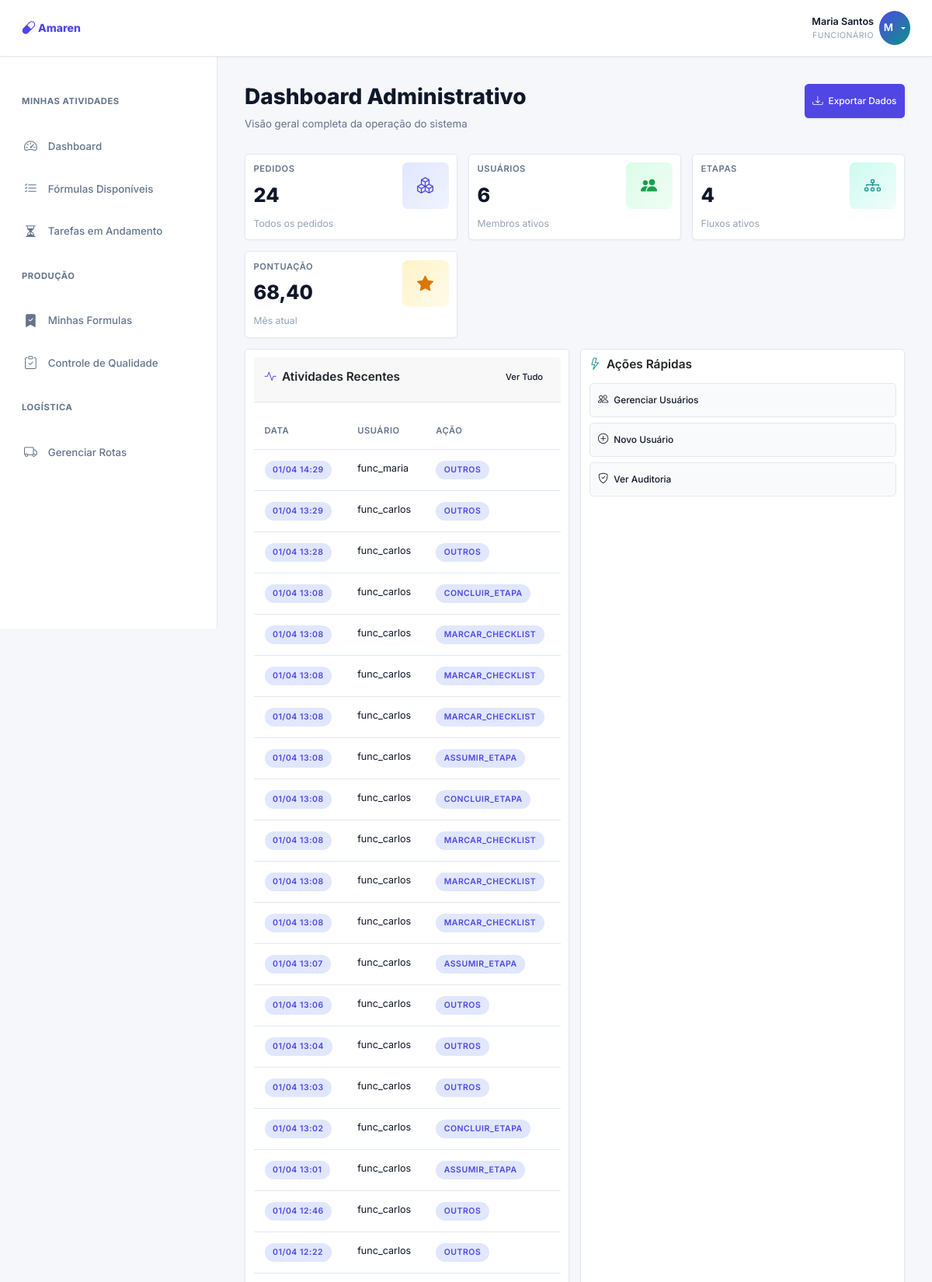
Screenshot of /dashboard/superadmin/ (signed in, upper part) with the database file from the repository.
### core/models.py (models this page shows, shortened)
class LogAuditoria(models.Model):
    ACAO_CHOICES = [
        ('login', 'Login'),
        ('logout', 'Logout'),
        ('assumir_etapa', 'Assumir Etapa'),
        ('concluir_etapa', 'Concluir Etapa'),
        ('marcar_check', 'Marcar Checklist'),
        ('alterar_regra', 'Alterar Regra'),
        ('penalizacao', 'Penalização'),
        ('reverter_penalizacao', 'Reverter Penalização'),
        ('aprovar_pedido', 'Aprovar Pedido'),
        ('reprovar_pedido', 'Reprovar Pedido'),
        ('criar_etapa', 'Criar Etapa'),
        ('editar_etapa', 'Editar Etapa'),
        ('criar_usuario', 'Criar Usuário'),
        ('editar_usuario', 'Editar Usuário'),
        ('outros', 'Outros'),
    ]
    usuario = models.ForeignKey(User, on_delete=models.SET_NULL, null=True, blank=True)
    acao = models.CharField(max_length=50, choices=ACAO_CHOICES)
    descricao = models.TextField()
    timestamp = models.DateTimeField(auto_now_add=True)
    ip_address = models.GenericIPAddressField(null=True, blank=True)
    dados_adicionais = models.JSONField(null=True, blank=True)
    class Meta:
        ordering = ['-timestamp']
        verbose_name = 'Log de Auditoria'
        verbose_name_plural = 'Logs de Auditoria'

### dashboard/views.py (the view)
# urls.py: path('superadmin/', views.dashboard_superadmin, name='superadmin'),
@login_required
def dashboard_superadmin(request):
    hoje = timezone.now().date()
    primeiro_dia_mes = hoje.replace(day=1)
    total_pedidos = PedidoMestre.objects.count()
    total_usuarios = User.objects.count()
    total_etapas = Etapa.objects.filter(ativa=True).count()
    pedidos_por_status = list(PedidoMestre.objects.values('status').annotate(total=Count('id')))
    pontuacao_total_mes = PontuacaoFuncionario.objects.filter(
        mes_referencia__gte=primeiro_dia_mes
    ).aggregate(total=Sum('pontos'))['total'] or Decimal('0')
    logs_recentes = LogAuditoria.objects.all()[:50]
    context = {
        'total_pedidos': total_pedidos,
        'total_usuarios': total_usuarios,
        'total_etapas': total_etapas,
        'pedidos_por_status': pedidos_por_status,
        'pontuacao_total_mes': pontuacao_total_mes,
        'logs_recentes': logs_recentes,
    }
    LogAuditoria.objects.create(
        usuario=request.user,
        acao='outros',
        descricao='Acessou dashboard do superadmin',
        ip_address=request.META.get('REMOTE_ADDR')
    )
    return render(request, 'dashboard/superadmin.html', context)

### templates/dashboard/superadmin.html (shortened to what this page needs)
{% extends 'base.html' %}
{% load static %}
{% block content %}
<div class="page-header">
    <div>
        <h1>Dashboard Administrativo</h1>
        <p>Visão geral completa da operação do sistema</p>
    </div>
    <a href="{% url 'dashboard:exportar_relatorio_superadmin' %}" class="btn btn-primary">
        <i class="bi bi-download"></i> Exportar Dados
    </a>
</div>
<div class="grid-4 mb-3">
    <div class="card">
        <div class="stat-card">
            <div class="stat-value">
                <div class="stat-label">Pedidos</div>
                <div class="stat-number">{{ total_pedidos }}</div>
                <div class="stat-subtitle">Todos os pedidos</div>
            </div>
            <div class="stat-icon" style="background: linear-gradient(135deg, #e0e7ff, #f0f4ff); color: #4f46e5;">
                <i class="bi bi-boxes"></i>
            </div>
        </div>
    </div>
    <div class="card">
        <div class="stat-card">
            <div class="stat-value">
                <div class="stat-label">Usuários</div>
                <div class="stat-number">{{ total_usuarios }}</div>
                <div class="stat-subtitle">Membros ativos</div>
            </div>
            <div class="stat-icon" style="background: linear-gradient(135deg, #dcfce7, #f0fdf4); color: #16a34a;">
                <i class="bi bi-people-fill"></i>
            </div>
        </div>
    </div>
    <div class="card">
        <div class="stat-card">
            <div class="stat-value">
                <div class="stat-label">Etapas</div>
                <div class="stat-number">{{ total_etapas }}</div>
                <div class="stat-subtitle">Fluxos ativos</div>
            </div>
            <div class="stat-icon" style="background: linear-gradient(135deg, #ccfbf1, #f0fdfa); color: #0d9488;">
                <i class="bi bi-diagram-3"></i>
            </div>
        </div>
    </div>
    <div class="card">
        <div class="stat-card">
            <div class="stat-value">
                <div class="stat-label">Pontuação</div>
                <div class="stat-number">{{ pontuacao_total_mes|floatformat:2 }}</div>
                <div class="stat-subtitle">Mês atual</div>
            </div>
            <div class="stat-icon" style="background: linear-gradient(135deg, #fef3c7, #fffbeb); color: #d97706;">
                <i class="bi bi-star-fill"></i>
            </div>
        </div>
    </div>
</div>
<div class="grid-2 mb-3">
    <div class="card">
        <div class="card-header">
            <h3 class="card-title">
                <i class="bi bi-activity" style="color: #4f46e5;"></i>
                Atividades Recentes
            </h3>
            <a href="{% url 'dashboard:auditoria' %}" class="btn btn-ghost btn-sm">Ver Tudo</a>
        </div>
        <div class="table-wrapper-sm">
            <table class="table">
                <thead>
                    <tr>
                        <th>Data</th>
                        <th>Usuário</th>
                        <th>Ação</th>
                    </tr>
                </thead>
                <tbody>
                    {% for log in logs_recentes %}
                    <tr>
                        <td>
                            <span class="badge badge-primary">{{ log.timestamp|date:"d/m H:i" }}</span>
                        </td>
                        <td>{{ log.usuario.username|default:"Sistema" }}</td>
                        <td>
                            {% if log.acao == 'login' %}
                                <span class="badge badge-success">Login</span>
                            {% elif log.acao == 'logout' %}
                                <span class="badge badge-warning">Logout</span>
                            {% elif log.acao == 'penalizacao' %}
                                <span class="badge badge-danger">Penalidade</span>
                            {% else %}
                                <span class="badge badge-primary">{{ log.acao }}</span>
                            {% endif %}
                        </td>
                    </tr>
                    {% empty %}
                    <tr>
                        <td colspan="3" class="text-center text-muted" style="padding: var(--spacing-lg);">
                            Nenhuma atividade
                        </td>
                    </tr>
                    {% endfor %}
                </tbody>
            </table>
        </div>
    </div>
    <div class="card">
        <h3 class="card-title mb-3">
            <i class="bi bi-lightning" style="color: #0d9488;"></i>
            Ações Rápidas
        </h3>
        <div class="card-content">
            <a href="{% url 'core:usuarios' %}" class="btn btn-secondary">
                <i class="bi bi-people"></i>
                Gerenciar Usuários
            </a>
            <a href="{% url 'core:criar_usuario' %}" class="btn btn-secondary">
                <i class="bi bi-plus-circle"></i>
                Novo Usuário
            </a>
            <a href="{% url 'dashboard:auditoria' %}" class="btn btn-secondary">
                <i class="bi bi-shield-check"></i>
                Ver Auditoria
            </a>
        </div>
    </div>
</div>
{% endblock %}

### templates/base.html (shortened to what this page needs)
{% load static %}
<!DOCTYPE html>
<html lang="pt-BR">
<head>
    <link href="https://cdn.jsdelivr.net/npm/bootstrap@5.3.0/dist/css/bootstrap.min.css" rel="stylesheet">
    <link rel="stylesheet" href="https://cdn.jsdelivr.net/npm/bootstrap-icons@1.11.0/font/bootstrap-icons.css">
    <link rel="stylesheet" href="{% static 'css/style.css' %}">
</head>
<body>
    {% if user.is_authenticated %}
        <nav class="navbar">
            <div class="navbar-brand">
                <i class="bi bi-capsule"></i> Amaren
            </div>
            <div class="user-menu">
                <div class="user-info">
                    <div class="user-name">{{ user.get_full_name|default:user.username }}</div>
                    <div class="user-role">
                        {% if user.is_superuser %}Admin
                        {% elif user.groups.all %}{{ user.groups.all|first }}
                        {% else %}Funcionário{% endif %}
                    </div>
                </div>
                <div class="dropdown">
                    <button class="user-avatar dropdown-toggle" data-dropdown="user-menu" title="Menu do usuário">
                        {{ user.first_name|first|upper }}
                    </button>
                </div>
            </div>
        </nav>
        <div class="layout">
            {% if user.is_superuser or user.groups.all.0.name == 'Superadmin' or user.groups.all.0.name == 'Gerente' %}
                <aside class="sidebar">
                    {% include 'includes/sidebar_gerente_admin.html' %}
                </aside>
            {% elif user.groups.all.0.name == 'Funcionário' %}
                <aside class="sidebar">
                    {% include 'includes/sidebar_funcionario.html' %}
                </aside>
            {% endif %}
            <main class="main-content">
                {% block content %}{% endblock %}
            </main>
        </div>
    {% else %}
        {% block login_content %}{% endblock %}
    {% endif %}
</body>
</html>

### templates/dashboard/superadmin.html (style rules this page uses)
.page-header { margin-bottom: var(--spacing-lg); display: flex; flex-direction: column; gap: var(--spacing-md); }
@media (min-width: 768px) { .page-header { flex-direction: row; justify-content: space-between; align-items: flex-start; } }
.page-header h1 { font-size: 1.75rem; font-weight: 800; margin: 0; }
@media (min-width: 768px) { .page-header h1 { font-size: 2rem; } }
.page-header p { color: var(--text-secondary); margin: 0.5rem 0 0 0; font-size: 0.95rem; }
.stat-icon { width: 60px; height: 60px; display: flex; align-items: center; justify-content: center; font-size: 1.5rem; border-radius: 0.5rem; }
.stat-value { flex: 1; }
.stat-label { font-size: 0.8rem; color: var(--text-secondary); text-transform: uppercase; letter-spacing: 0.05em; margin-bottom: 0.25rem; }
.stat-number { font-size: 1.8rem; font-weight: 800; color: var(--text-primary); }
.stat-subtitle { color: var(--text-muted); font-size: 0.875rem; margin-top: 0.5rem; }
.stat-card { display: flex; align-items: flex-start; gap: var(--spacing-md); }
.table-wrapper-sm { overflow-x: auto; border-radius: 0.5rem; }
.card-content { display: flex; flex-direction: column; gap: var(--spacing-sm); }
.card-content .btn { width: 100%; justify-content: flex-start; }

### rows the page displays
LogAuditoria: timestamp "01/04 13:29", usuario.username "func_carlos", acao "OUTROS"
LogAuditoria: timestamp "01/04 13:28", usuario.username "func_carlos", acao "OUTROS"
LogAuditoria: timestamp "01/04 13:08", usuario.username "func_carlos", acao "CONCLUIR_ETAPA"
LogAuditoria: timestamp "01/04 13:08", usuario.username "func_carlos", acao "MARCAR_CHECKLIST"
LogAuditoria: timestamp "01/04 13:08", usuario.username "func_carlos", acao "MARCAR_CHECKLIST"
LogAuditoria: timestamp "01/04 13:08", usuario.username "func_carlos", acao "MARCAR_CHECKLIST"
LogAuditoria: timestamp "01/04 13:08", usuario.username "func_carlos", acao "ASSUMIR_ETAPA"
LogAuditoria: timestamp "01/04 13:08", usuario.username "func_carlos", acao "CONCLUIR_ETAPA"
LogAuditoria: timestamp "01/04 13:08", usuario.username "func_carlos", acao "MARCAR_CHECKLIST"
LogAuditoria: timestamp "01/04 13:08", usuario.username "func_carlos", acao "MARCAR_CHECKLIST"
LogAuditoria: timestamp "01/04 13:08", usuario.username "func_carlos", acao "MARCAR_CHECKLIST"
LogAuditoria: timestamp "01/04 13:07", usuario.username "func_carlos", acao "ASSUMIR_ETAPA"
LogAuditoria: timestamp "01/04 13:06", usuario.username "func_carlos", acao "OUTROS"
LogAuditoria: timestamp "01/04 13:04", usuario.username "func_carlos", acao "OUTROS"
LogAuditoria: timestamp "01/04 13:03", usuario.username "func_carlos", acao "OUTROS"
LogAuditoria: timestamp "01/04 13:02", usuario.username "func_carlos", acao "CONCLUIR_ETAPA"
LogAuditoria: timestamp "01/04 13:01", usuario.username "func_carlos", acao "ASSUMIR_ETAPA"
LogAuditoria: timestamp "01/04 12:46", usuario.username "func_carlos", acao "OUTROS"
LogAuditoria: timestamp "01/04 12:22", usuario.username "func_carlos", acao "OUTROS"

### other values shown
{{ user.get_full_name|default:user.username }} "Maria Santos"
{{ user.groups.all|first }} "FUNCIONÁRIO"
{{ user.first_name|first|upper }} "M"
{{ total_pedidos }} "24"
{{ total_usuarios }} "6"
{{ total_etapas }} "4"
{{ pontuacao_total_mes|floatformat:2 }} "68,40"
